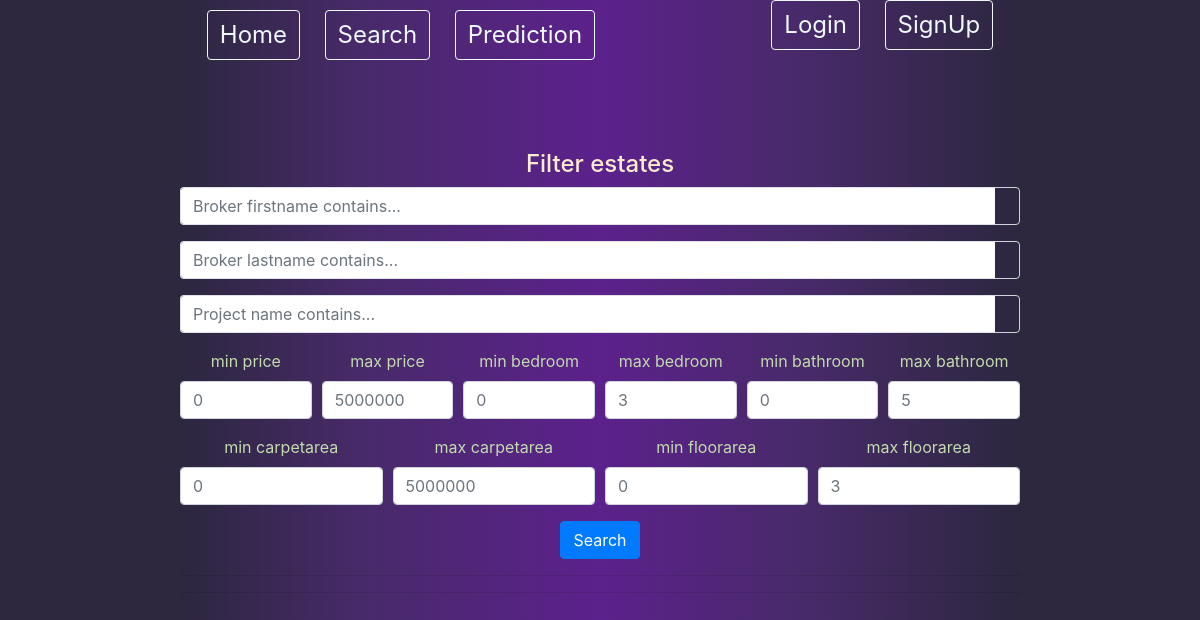
The page /search/ on the database as committed earlier.
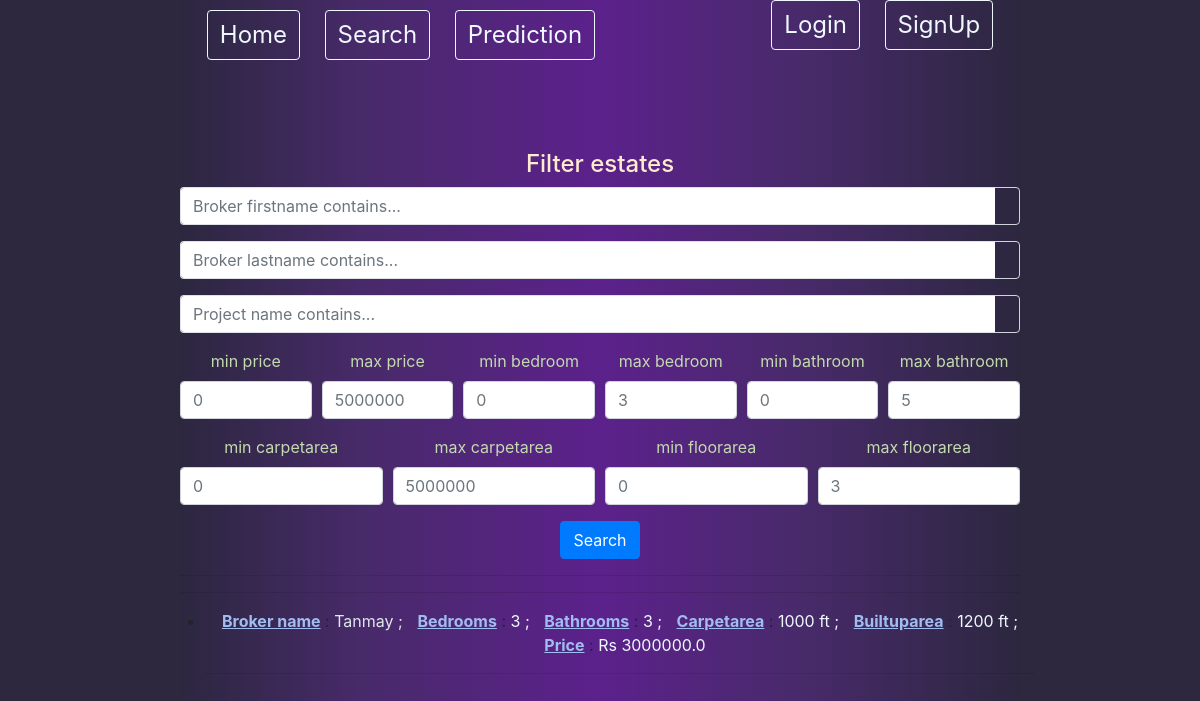
The same page on the database as committed later.
### BrokerUI/models.py (models this page shows, shortened)
class Estate(models.Model):
    choices_furnished = [('yes','yes'),('no','no'),('semi','semi')]
    choices_construction = [('under_construction','under_construction'),('launched','launched'),('ready_to_move','ready to move')]
    type_choices=[('apartments','apartments'),('sale-floors','sale-floors'),('houses','houses')]
    broker = models.ForeignKey(Profile,on_delete=models.CASCADE)
    lat = models.FloatField()
    lon = models.FloatField()
    price = models.FloatField()
    bedroom = models.PositiveIntegerField()
    bathroom = models.PositiveIntegerField()
    carpetarea = models.IntegerField()
    builtuparea = models.IntegerField()
    project = models.CharField(max_length=400,default='can\'t say')
    furnished= models.CharField(max_length=10,choices=choices_furnished,default='can\'t say')
    construction_status = models.CharField(max_length=50,choices=choices_construction,default='can\'t say')
    sublocality = models.CharField(max_length=100,default='can\'t say')
    type=models.CharField(max_length=100,default='can\'t say', choices = type_choices)

class Profile(models.Model):
    user_types = (
        ('S', 'Seller'),
        ('C', 'Customer'),
        ('B', 'Broker'))
    user = models.OneToOneField(User, on_delete = models.CASCADE)
    phone_number = models.CharField(max_length=10)
    type = models.CharField(max_length = 1, choices = user_types)

### BrokerUI/views.py (the view)
# urls.py: path('search/',views.query,name='query'),
def query(request):
    qs = Estate.objects.all()
    broker_firstname_query = request.GET.get('broker_firstname_contains')
    broker_lastname_query = request.GET.get('broker_lastname_contains')
    project_name_query = request.GET.get('project')
    min_price_query,max_price_query,min_bedroom,max_bedroom,min_bathroom,max_bathroom,min_carpetarea,max_carpetarea,min_floorarea,max_floorarea = request.GET.get('min_price'),request.GET.get('max_price'),request.GET.get('min_bedroom'),request.GET.get('max_bedroom'),request.GET.get('min_bathroom'),request.GET.get('max_bathroom'),request.GET.get('min_carpetarea'),request.GET.get('max_carpetarea'),request.GET.get('min_floorarea'),request.GET.get('max_floorarea')
    if broker_firstname_query !='' and broker_firstname_query is not None:
        qs = qs.filter(broker__user__first_name__icontains=broker_firstname_query)
    if broker_lastname_query !='' and broker_lastname_query is not None:
        qs = qs.filter(broker__user__last_name__icontains=broker_lastname_query)
    if min_price_query != '' and min_price_query is not None:
        qs = qs.filter(price__gte = float(min_price_query))
    if max_price_query != '' and max_price_query is not None:
        qs = qs.filter(price__lte = float(max_price_query))
    if min_bedroom != '' and min_bedroom is not None:
        qs = qs.filter(bedroom__gte = float(min_bedroom))
    if max_bedroom != '' and max_bedroom is not None:
        qs = qs.filter(bedroom__lte = float(max_bedroom))
    if min_bathroom != '' and min_bathroom is not None:
        qs = qs.filter(bathroom__gte = float(min_bathroom))
    if max_bathroom != '' and max_bathroom is not None:
        qs = qs.filter(bathroom__lte = float(max_bathroom))
    if min_carpetarea != '' and min_carpetarea is not None:
        qs = qs.filter(carpetarea__gte=float(min_carpetarea))
    if max_carpetarea != '' and max_carpetarea is not None:
        qs = qs.filter(carpetarea__lte=float(max_carpetarea))
    if min_floorarea != '' and min_floorarea is not None:
        qs = qs.filter(builtuparea__gte=float(min_floorarea))
    if max_floorarea != '' and max_floorarea is not None:
        qs = qs.filter(builtuparea__lte=float(max_floorarea))
    context={
        'queryset':qs
    }
    return render(request,'BrokerUI/query.html',context)

### BrokerUI/templates/BrokerUI/query.html (shortened to what the changed rows need)
{% extends 'BrokerUI/estate_list.html' %}
{% block content%}
    <div class="row">
        <ul>
    {% for estate in queryset %}
        <li class="centre-align">
            <span style="color: rgb(160, 188, 240); font-weight: bold; text-decoration: underline;">  Broker name</span> : <span style="color: rgb(223, 230, 236);">{{estate.broker.user.first_name}} {{broker.user.last_name}} ; </span>
            <span style="color: rgb(160, 188, 240); font-weight: bold;margin-left: 10px; text-decoration: underline;">  Bedrooms</span> : <span style="color: aliceblue;">{{estate.bedroom}} ; </span>
            <span style="color: rgb(160, 188, 240); font-weight: bold;margin-left: 10px; text-decoration: underline;">  Bathrooms</span> : <span style="color: aliceblue;">{{estate.bathroom}} ; </span>
            <span style="color: rgb(160, 188, 240); font-weight: bold;margin-left: 10px; text-decoration: underline;">  Carpetarea</span> : <span style="color: aliceblue;">{{estate.carpetarea}} ft ; </span>
            <span style="color: rgb(160, 188, 240); font-weight: bold;margin-left: 10px; text-decoration: underline;">  Builtuparea</span> : <span style="color: aliceblue;">{{estate.builtuparea}} ft ; </span>
            <span style="color: rgb(160, 188, 240); font-weight: bold;margin-left: 10px; text-decoration: underline;">  Price</span> : <span style="color: aliceblue;">Rs {{estate.price}}</span>
        </li><hr>
    {% endfor %}
        </ul>
    </div>
{% endblock %}

Rows that differ between the two databases and show on the page:
added Estate: broker.user.first_name "Tanmay", bedroom "3", bathroom "3", carpetarea "1000", builtuparea "1200", price "3000000.0"
